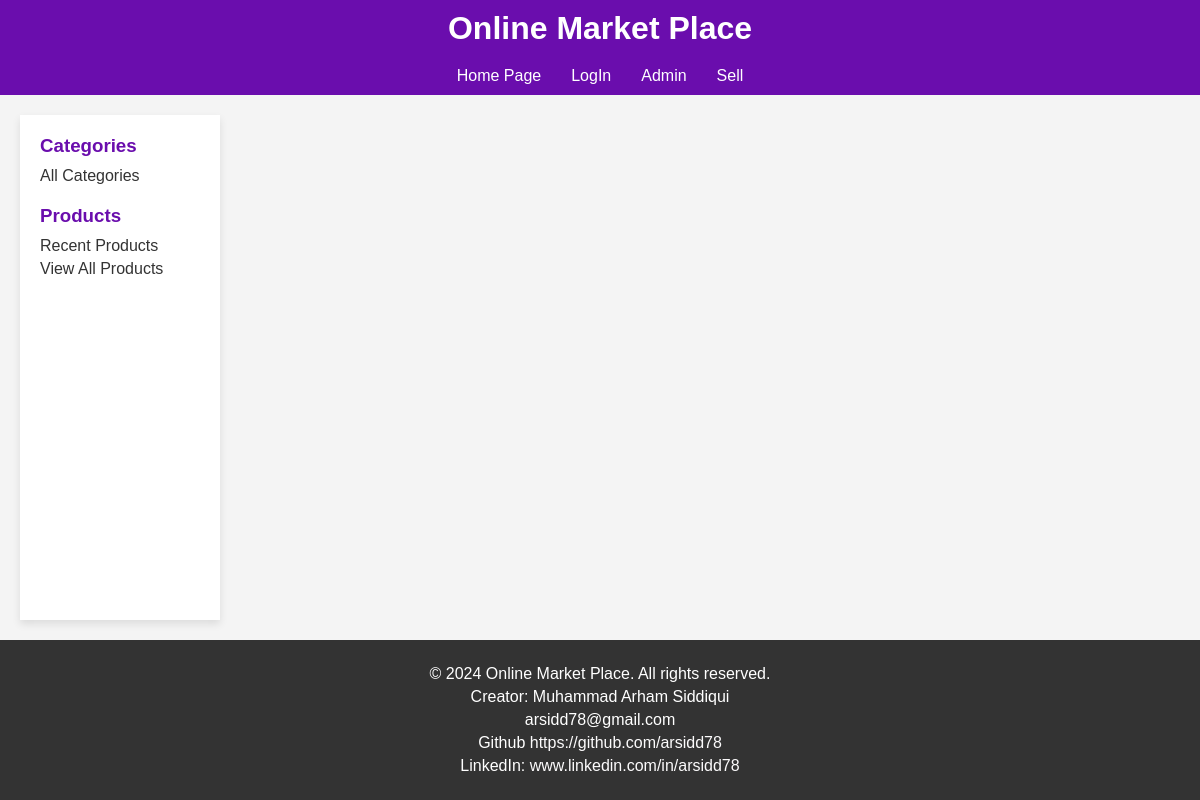
Before: /prod_by_cat/MAKEUP/ with the older database file.
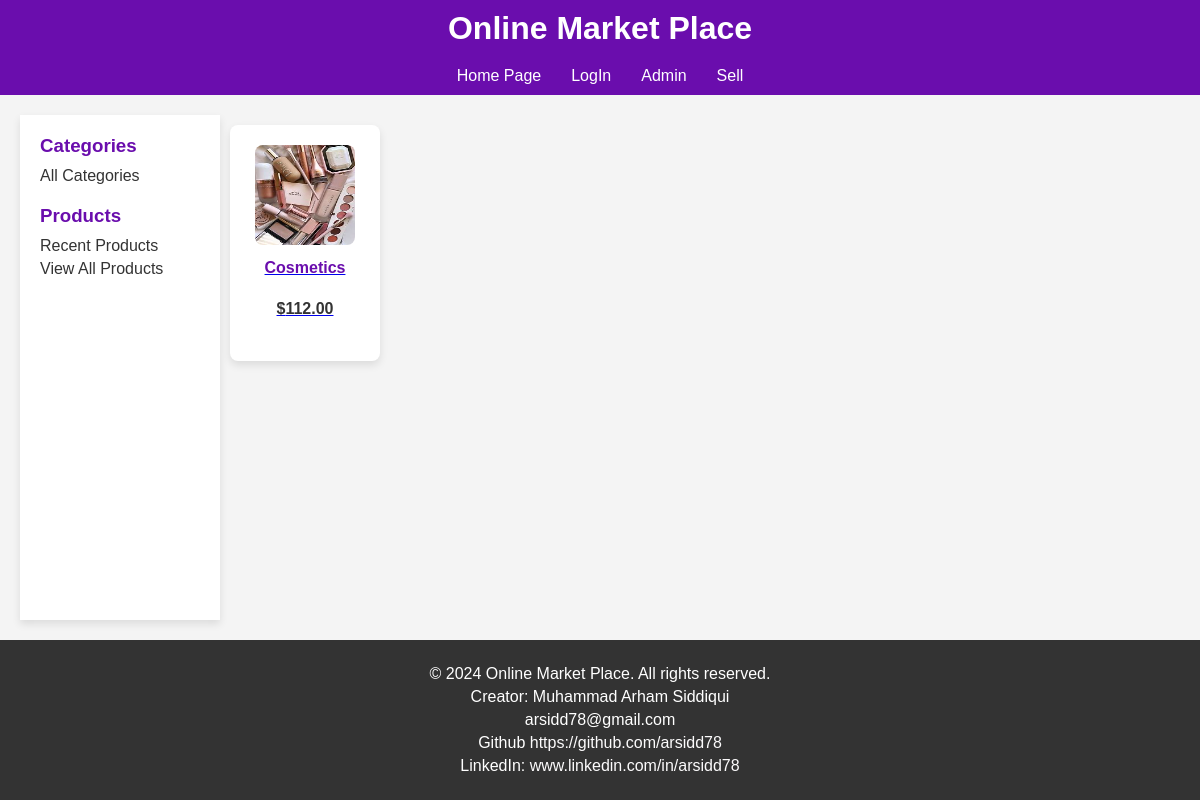
After: the same page with the newer database file.
### product/models.py (models this page shows, shortened)
class Products(models.Model):
    name = models.ForeignKey(User,on_delete=models.CASCADE)
    product_name = models.CharField(max_length=200)
    product_description = models.TextField(max_length=500)
    product_price = models.DecimalField('Price',max_digits=7,decimal_places=2)
    product_discounted_price = models.DecimalField('Discounted Price',max_digits=7,decimal_places=2,null=True,blank=True)
    product_delivery_charge = models.IntegerField(default=0)
    product_tax_rate = models.DecimalField(decimal_places=3,max_digits=5, null= True, blank= True)
    product_specification = models.TextField(null= True, blank= True)
    product_posted_date = models.DateField( auto_now_add=True)
    product_images = models.ImageField(upload_to='products/')
    product_images2 = models.ImageField(null=True,blank=True,upload_to='products/')
    product_images3 = models.ImageField(null=True,blank=True,upload_to='products/')
    product_images4 = models.ImageField(null=True,blank=True,upload_to='products/')
    product_images5 = models.ImageField(null=True,blank=True,upload_to='products/')
    categories_choices = product_categories = {
    "ELECTRONICS": "Electronics",
    "CLOTHING & ACCESSORIES": "Clothing & Accessories",
    "HOME & KITCHEN": "Home & Kitchen",
    "BEAUTY & PERSONAL CARE": "Beauty & Personal Care",
    "HEALTH & FITNESS": "Health & Fitness",
    "TOYS & GAMES": "Toys & Games",
    "BOOKS & MEDIA": "Books & Media",
    "AUTOMOTIVE": "Automotive",
    "SPORTS & OUTDOORS": "Sports & Outdoors",
    "PET SUPPLIES": "Pet Supplies",
    "HOME APPLIANCES": "Home Appliances",
    "OFFICE SUPPLIES": "Office Supplies",
    "FURNITURE & DECOR": "Furniture & Decor",
    "JEWELRY & WATCHES": "Jewelry & Watches",
    "BABY & TODDLER": "Baby & Toddler",
    "FOOD & GROCERIES": "Food & Groceries",
    "ARTS & CRAFTS": "Arts & Crafts",
    "MUSICAL INSTRUMENTS": "Musical Instruments",
    "GARDEN & OUTDOOR LIVING": "Garden & Outdoor Living",
    "TRAVEL & LUGGAGE": "Travel & Luggage",
    "SMARTPHONE": "Smartphone",
    "LAPTOP": "Laptop",
    "CAMERA": "Camera",
    "TV": "TV",
    "HEADPHONE": "Headphone",
    "GADGET": "Gadget",
    "APPAREL": "Apparel",
    "BAG": "Bag",
    "JEWELRY": "Jewelry",
    "SUNGLASSES": "Sunglasses",
    "WATCH": "Watch",
    "HOME IMPROVEMENT": "Home Improvement",
    "DECOR": "Decor",
    "KITCHEN APPLIANCES": "Kitchen Appliances",
    "COOKWARE": "Cookware",
    "FURNITURE": "Furniture",
    "SKINCARE": "Skincare",
    "MAKEUP": "Makeup",
    "HAIRCARE": "Haircare",
    "GROOMING": "Grooming",
    "FRAGRANCES": "Fragrances",
    "EXERCISE EQUIPMENT": "Exercise Equipment",
    "NUTRITIONAL SUPPLEMENTS": "Nutritional Supplements",
    "FITNESS TRACKERS": "Fitness Trackers",
    "YOGA MATS": "Yoga Mats",
    "TOYS": "Toys",
    "BOARD GAMES": "Board Games",
    "PUZZLES": "Puzzles",
    "EDUCATIONAL TOYS": "Educational Toys",
    "OUTDOOR PLAY EQUIPMENT": "Outdoor Play Equipment",
    "BOOKS": "Books",
    "E-BOOKS": "E-books",
    "AUDIOBOOKS": "Audiobooks",
    "DVDS": "DVDs",
    "CDS": "CDs",
    "DIGITAL MEDIA": "Digital Media",
    "CAR PARTS": "Car Parts",
    "ACCESSORIES": "Accessories",
    "TOOLS": "Tools",
    "MAINTENANCE SUPPLIES": "Maintenance Supplies",
    "ELECTRONICS": "Electronics",
    "SPORTING EQUIPMENT": "Sporting Equipment",
    "CAMPING GEAR": "Camping Gear",
    "HIKING GEAR": "Hiking Gear",
    "OUTDOOR CLOTHING": "Outdoor Clothing",
    "FOOD": "Food",
    "TOYS": "Toys",
    "GROOMING PRODUCTS": "Grooming Products",
    "BEDS": "Beds",
    "CARRIERS": "Carriers",
    "LARGE APPLIANCES": "Large Appliances",
    "SMALL APPLIANCES": "Small Appliances",
    "STATIONERY": "Stationery",
    "DESK ORGANIZERS": "Desk Organizers",
    "PRINTERS": "Printers",
    "OFFICE FURNITURE": "Office Furniture",
    "TECHNOLOGY ACCESSORIES": "Technology Accessories",
    "SOFAS": "Sofas",
    "CHAIRS": "Chairs",
    "TABLES": "Tables",
    "LIGHTING FIXTURES": "Lighting Fixtures",
    "RUGS": "Rugs",
    "RINGS": "Rings",
    "NECKLACES": "Necklaces",
    "BRACELETS": "Bracelets",
    "EARRINGS": "Earrings",
    "WATCHES": "Watches",
    "CLOTHING": "Clothing",
    "DIAPERS": "Diapers",
    "FEEDING SUPPLIES": "Feeding Supplies",
    "STROLLERS": "Strollers",
    "TOYS": "Toys",
    "NON-PERISHABLE FOOD": "Non-perishable Food",
    "SNACKS": "Snacks",
    "BEVERAGES": "Beverages",
    "GOURMET FOODS": "Gourmet Foods",
    "SPICES": "Spices",
    "ART SUPPLIES": "Art Supplies",
    "CRAFTING MATERIALS": "Crafting Materials",
    "DIY KITS": "DIY Kits",
    "SEWING SUPPLIES": "Sewing Supplies",
    "GUITARS": "Guitars",
    "KEYBOARDS": "Keyboards",
    "DRUMS": "Drums",
    "VIOLINS": "Violins",
    "WIND INSTRUMENTS": "Wind Instruments",
    "GARDENING TOOLS": "Gardening Tools",
    "PLANTS": "Plants",
    "OUTDOOR FURNITURE": "Outdoor Furniture",
    "BBQ GRILLS": "BBQ Grills",
    "LUGGAGE SETS": "Luggage Sets",
    "BACKPACKS": "Backpacks",
    "TRAVEL ACCESSORIES": "Travel Accessories",
    "TOILETRIES": "Toiletries",
    "OUTDOOR GEAR": "Outdoor Gear"
    }
    product_category = models.CharField('category',max_length=100,choices=categories_choices)
    product_quantity = models.IntegerField()
    sellor_name = models.CharField(max_length=100)
    company_name = models.CharField(null= True, blank= True, max_length=200)
    product_website = models.URLField(null= True,blank=True)

### product/views.py (the view)
# urls.py: path('prod_by_cat/<str:category>/',views.product_by_category,name='prod_cat'),
def product_by_category(request,category):
    products = Products.objects.filter(product_category=category)
    context = {'products':products}
    return render(request,'product/pbc.html',context)

### product/templates/product/pbc.html (shortened to what this page needs)
{% load static %}
<!DOCTYPE html>
<html lang="en">
<head>
    <link rel="stylesheet" href="{% static 'product/index_style.css' %}">
</head>
<body>
    <header>
        <h1>Online Market Place</h1>
    </header>
    <nav>
        <a href="{% url 'product:home' %}">Home Page</a>
        {% if request.user.is_authenticated %}
            <a href="{% url 'registration:signout' %}">LogOut</a>
        {% else %}
            <a href="{% url 'registration:login' %}">LogIn</a>
        {% endif %}
        <a href="/admin/">Admin</a>
        <a href="{% url 'member:add_product_page' %}">Sell</a>
    </nav>
    <div class="main-content">
        <aside class="aside_links">
            <section>
                <h3>Categories</h3>
                <a href="{% url 'product:categories_page' %}">All Categories</a>
            </section>
            <section>
                <h3>Products</h3>
                <a href="{% url 'product:recent_products' %}">Recent Products</a>
                <a href="{% url 'product:view_all' %}">View All Products</a>
            </section>
        </aside>
        <div class="article_product_list">
            {% for product in products %}
                <a href="{% url 'product:details' product.id %}" class="product_detailslink">
                    <article class="product_data">
                        <img src="{{ product.product_images.url }}" alt="{{ product.product_name }}" width="100" height="100" >
                        <br>
                        <label class="discounted_price">{{ product.product_name }}</label><br>
                        {% if product.product_discounted_price %}
                            <label>${{ product.product_price }} ${{ product.product_discounted_price }}</label><br>
                        {% else %}
                            <label class="price">${{ product.product_price }}</label><br>
                        {% endif %}
                    </article>
                </a>
            {% endfor %}
        </div>
    </div>
</body>
<footer class="footer">
    <p>&copy; 2024 Online Market Place. All rights reserved.</p>
    <p>Creator: Muhammad Arham Siddiqui</p>
    <p>arsidd78@gmail.com</p>
    <p>Github <a href="https://github.com/arsidd78">https://github.com/arsidd78</a></p>
    <p>LinkedIn: <a href="www.linkedin.com/in/arsidd78">www.linkedin.com/in/arsidd78</a> </p>
</footer>
</html>

Changed rows visible on the page:
added Products: product_images (picture), product_name "Cosmetics", product_price "112.00"
